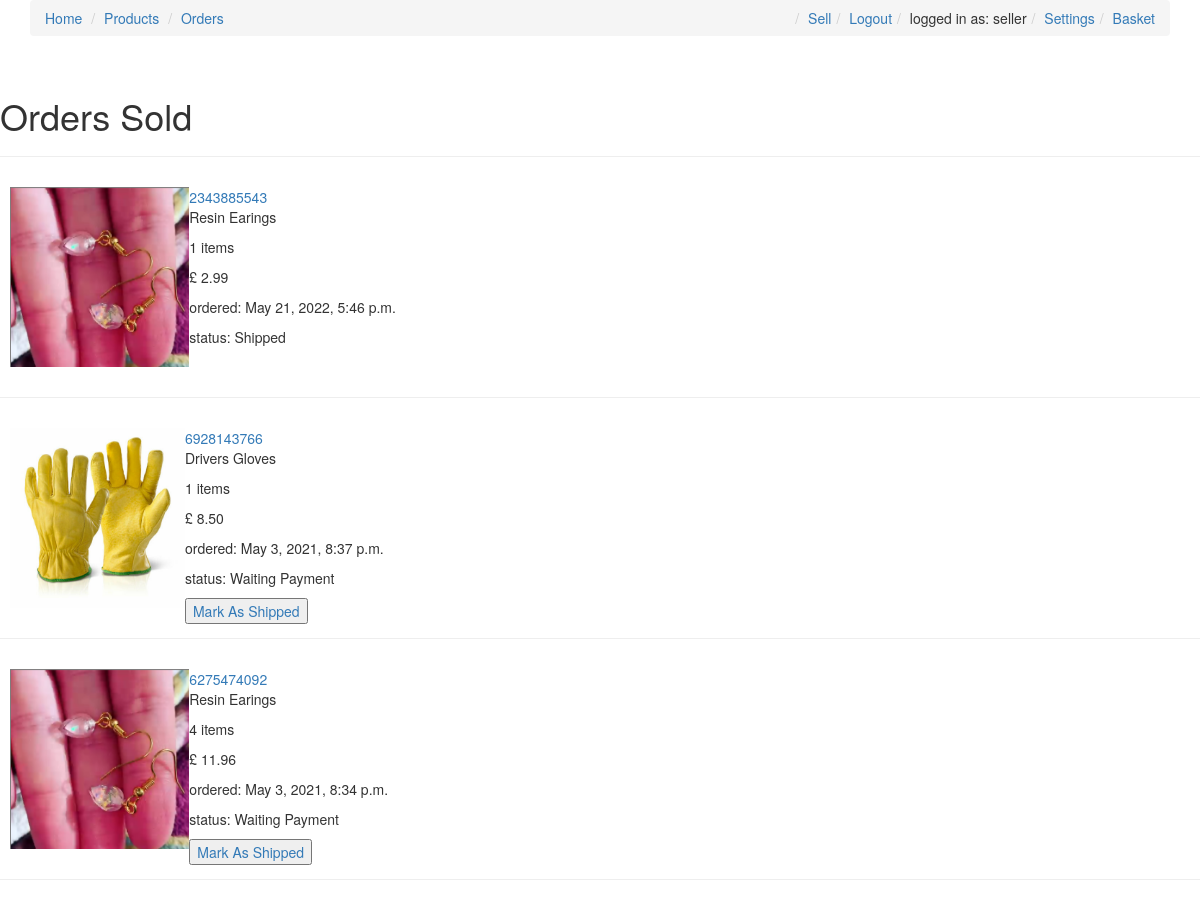
Screenshot of /orders/orders_sold/ (signed in) with the database file from the repository.
### accounts/models.py (models this page shows, shortened)
class CustomUser(AbstractBaseUser, PermissionsMixin):
	email = models.EmailField(_('email address'), unique=True)
	first_name = models.CharField(max_length=40)
	last_name = models.CharField(max_length=40)
	is_buyer = models.BooleanField(default=True)
	is_seller = models.BooleanField(default=False)
	is_staff = models.BooleanField(default=False)
	is_active = models.BooleanField(default=True)
	date_joined = models.DateTimeField(default=timezone.now)
	stripe_customer_id = models.CharField(max_length=40)
	stripe_seller_id = models.CharField(max_length=40, default= '')
	stripe_seller_TOS_accepted = models.BooleanField(default=False)
	USERNAME_FIELD = 'email'
	REQUIRED_FIELDS = []
	objects = CustomUserManager()

### orders/models.py (models this page shows, shortened)
class Order(models.Model):
	order_id = models.IntegerField(unique=True)
	user = models.ForeignKey(CustomUser, null=True, blank=True, on_delete=models.CASCADE)
	seller = models.ForeignKey(CustomUser, null=True, blank=True, on_delete=models.CASCADE, related_name='seller')
	delivery_address = models.ForeignKey(DeliveryAddress, null=True, blank=True, on_delete=models.CASCADE)
	card = models.ForeignKey(Cards, null=True, blank=True, on_delete=models.CASCADE)
	product = models.ForeignKey(Product, null=True, on_delete=models.CASCADE)
	quantity = models.PositiveIntegerField()
	total = models.DecimalField(default=0.00, max_digits=10, decimal_places=2)
	paid_status = models.BooleanField(default=False)
	shipping_status = models.BooleanField(default=False)
	created = models.DateTimeField(auto_now_add=True)

### products/models.py (models this page shows, shortened)
class Product(models.Model):
	item_id = models.IntegerField(unique=True)
	title = models.CharField(max_length=120)
	image = models.ImageField(upload_to='images', blank=True)
	description = models.TextField(blank=True, null=True)
	price = models.DecimalField(decimal_places=2, max_digits=10000)
	category = models.ForeignKey(Category, on_delete=models.CASCADE)
	summary = models.TextField(blank=False,null=False)
	quantity = models.PositiveIntegerField()
	featured = models.BooleanField()
	listedBy = models.ForeignKey(CustomUser, on_delete=models.CASCADE)

### orders/views.py (the view)
# urls.py: path('orders_sold/', views.orders_sold_view, name='orders_sold'),
def orders_sold_view(request):
	orders = Order.objects.filter(seller=request.user).order_by('-created')
	context = {
	'orders': orders,
	}
	return render(request, 'orders/orders_sold.html', context)

### orders/templates/orders/orders_sold.html
{% extends 'base.html' %}
{% block content %}
<br>
<h1>Orders Sold</h1>
<hr>
{% for order in orders %}
<div class="basket">
	<a href="{% url 'orders:view_sold_order' order.order_id %}" > {{ order.order_id }} </a>
	{% if order.product.image %}
		<img src="{{ order.product.image.url }}">
	{% endif %}
	<p>{{ order.product.title }}</p>
	<p>{{ order.quantity }} items</p>
	<p>£ {{ order.total }}</p>
	<p>ordered: {{ order.created }}</p>
	<p>status: {% if order.shipping_status %} Shipped {% elif order.paid_status %} Paid {% else %} Waiting Payment {% endif %} </p>
	{% if not order.shipping_status %}
		<a href="{% url 'orders:mark_order_as_shipped' order.order_id %}"><button>Mark As Shipped</button></a>
	{% endif %}
</div>
<hr>
{% endfor %}
{% endblock %}

### templates/base.html (shortened to what this page needs)
<!DOCTYPE html>
<html>
<head>
	<link rel="stylesheet" href="https://maxcdn.bootstrapcdn.com/bootstrap/3.3.7/css/bootstrap.min.css">
	{% load static %}
	<link rel="stylesheet" type="text/css" href="{% static 'css/style.css'%}">
</head>
<body>
	<div class="container">
		<ol class="breadcrumb">
			<li><a href="{% url 'pages:home' %}">Home</a></li>
			<li><a href="{% url 'products:product_list' %}">Products</a></li>
			<li><a href="{% url 'orders:order_list'%}">Orders</a></li>
			{% if not request.user.is_authenticated %}
				<li class='pull-right'><a href="{% url 'accounts:signup' %}">Sign Up</a></li>
				<li class="pull-right"><a href="{% url 'accounts:login' %}">Login</a></li>
			{% else %}
				<li class="pull-right"><a href="{% url 'products:basket'%}">Basket</a></li>
				<li class="pull-right"><a href="{% url 'accounts:settings' %}">Settings</a></li>
				<li class="pull-right">logged in as: {{ request.user.first_name }} </li>
				<li class="pull-right"><a href="{% url 'accounts:logout' %}">Logout</a></li>
				<li class="pull-right"><a href="{% url 'accounts:sellers_hub' %}">Sell</a></li>
			{% endif %}
		</ol>
	</div>
	{% block content %}
	{% endblock %}
</body>
</html>

### static/css/style.css (style rules this page uses)
img { max-height: 180px; float: left }
.basket { position: relative; margin-top: 15px; padding: 10px; height: 200px; }

### rows the page displays
CustomUser: user.first_name "seller"
Order: order_id "2343885543", product.image (picture), product "Resin Earings", quantity "1", total "2.99", created "May 21, 2022, 5:46 p.m.", shipping_status "Shipped"
Order: order_id "6928143766", product.image (picture), product "Drivers Gloves", quantity "1", total "8.50", created "May 3, 2021, 8:37 p.m.", shipping_status "Waiting Payment"
Order: order_id "6275474092", product.image (picture), product "Resin Earings", quantity "4", total "11.96", created "May 3, 2021, 8:34 p.m.", shipping_status "Waiting Payment"
